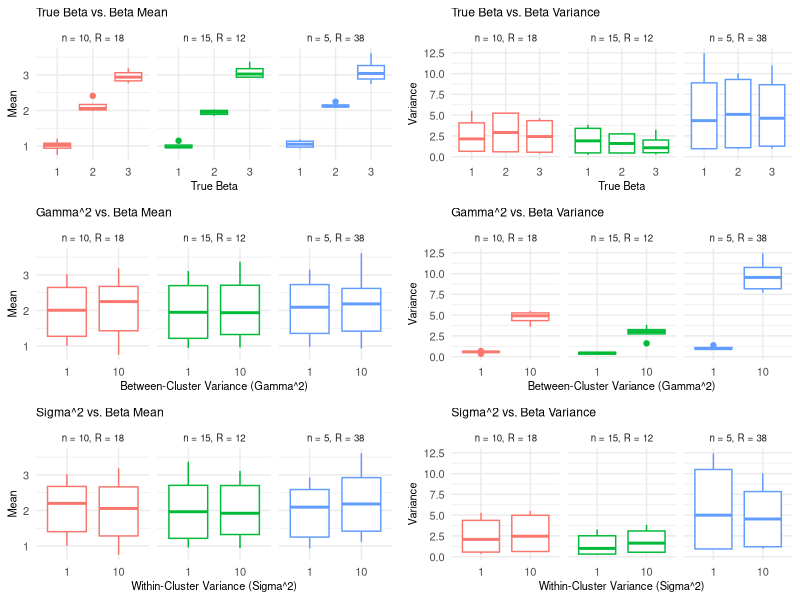
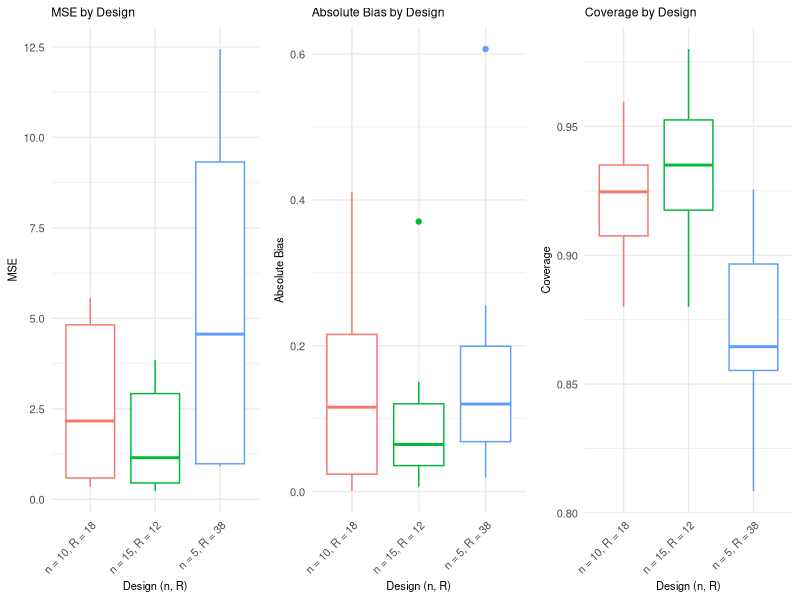
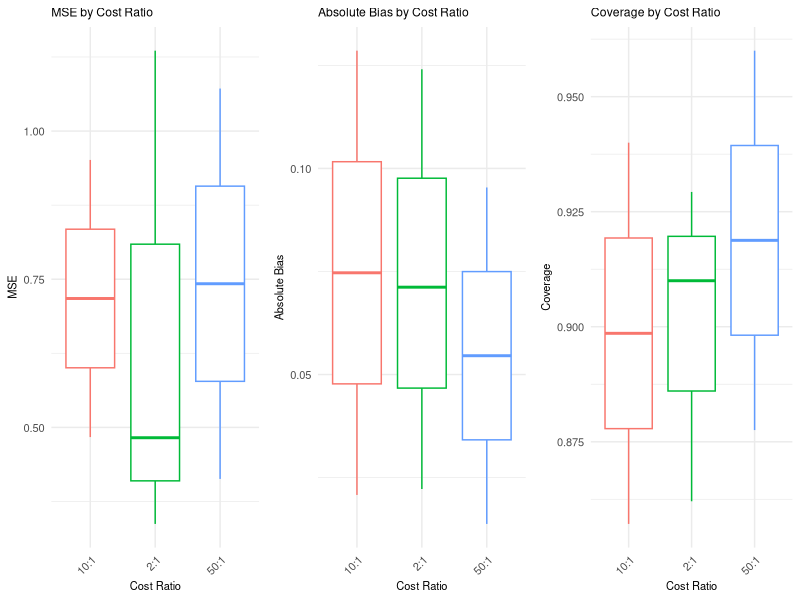
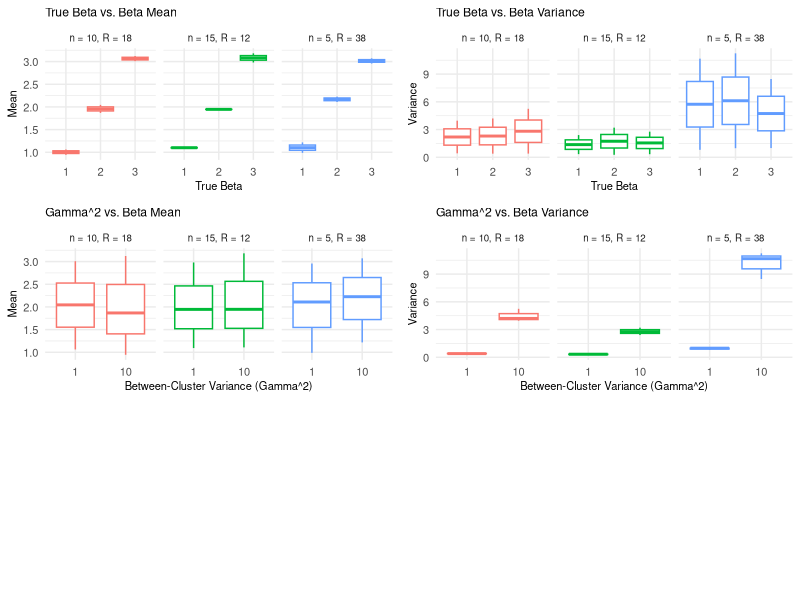
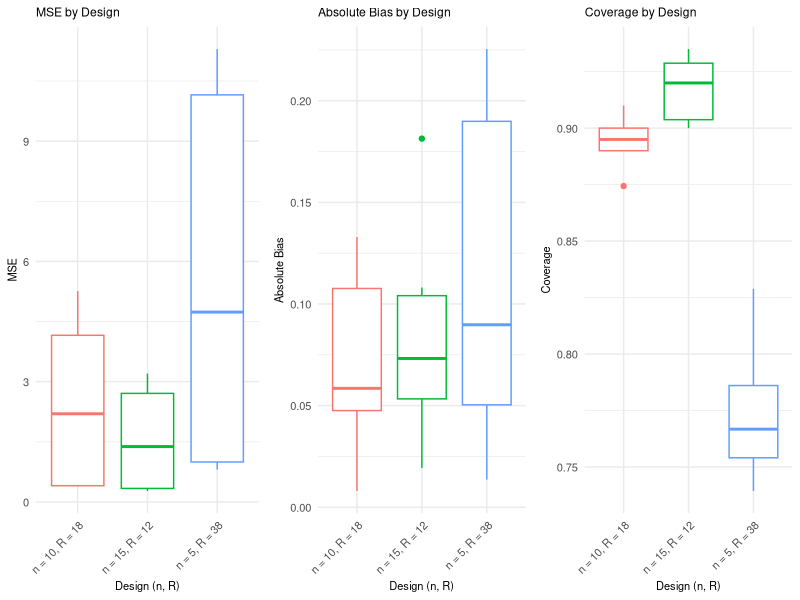
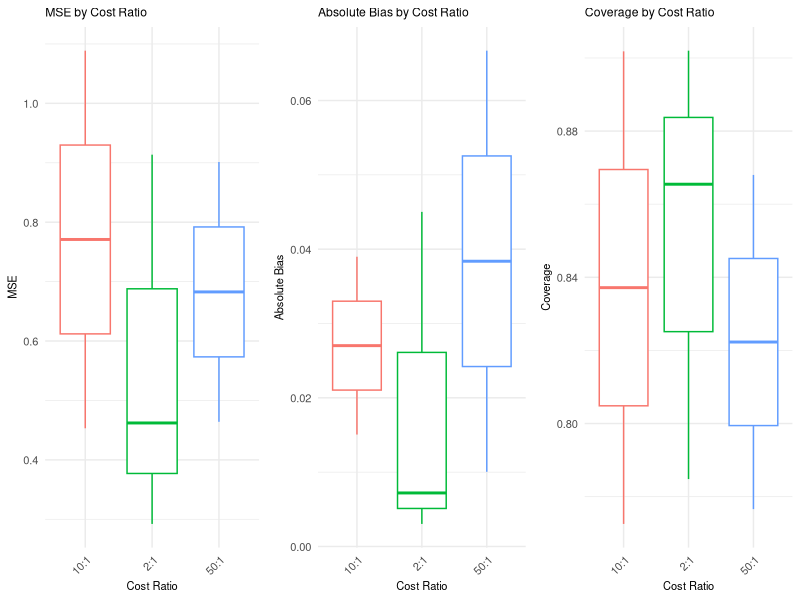

Here is the R script that generated these plots, in order:
## ---- chunk 1
#| label: setup
#| include: false

# Load libraries
library(readr)
library(tidyverse)
library(knitr)
library(tidyr)   
library(dplyr)    
library(kableExtra)
library(gridExtra) # For grid arrange
library(ggpubr)
library(lme4) # For lmer

th <- theme(plot.title = element_text(size = 8.8),       
            axis.title.x = element_text(size = 8),                
            axis.title.y = element_text(size = 8),               
            axis.text.x = element_text(size = 8),               
            axis.text.y = element_text(size = 8),  
            legend.position = "bottom",
            legend.justification = "center",
            legend.box = "horizontal",
            legend.title = element_text(size = 6),              
            legend.text = element_text(size = 6),
            legend.key.size = unit(0.3, 'cm'),
            strip.text.x = element_text(size = 7)
            )
## ---- chunk 2
simulation_results <- read_csv("outputs/normal_varied_parameter.csv")

head(simulation_results, 3) %>% 
  kable(booktabs = TRUE, digits = 3, caption = "Head of Generated Data") %>%
  kableExtra::kable_styling(font_size = 7,
                            latex_options = c("repeat_header", "HOLD_position")
                            )
## ---- chunk 3
results <- simulation_results %>%
  group_by(beta, gamma2, sigma2, n_clusters, R_per_cluster) %>%
  summarize(
    mean_beta = mean(estimated_beta, na.rm = TRUE),
    Variance = var(estimated_beta, na.rm = TRUE),
    Coverage = mean(beta >= lower_confint & beta <= upper_confint, , na.rm = TRUE)
  ) %>%
  mutate(
    Abs.Bias = abs(mean_beta - beta),
    MSE = Abs.Bias^2 + Variance,
  ) %>%
  mutate(
    group = case_when(
      n_clusters == 15 & R_per_cluster == 12 ~ "n = 15, R = 12",
      n_clusters == 10 & R_per_cluster == 18 ~ "n = 10, R = 18",
      n_clusters == 5 & R_per_cluster == 38 ~ "n = 5, R = 38",
    )
    
  )

## ---- chunk 4

# Vary beta while fixing other parameters
vary_beta <- results %>%
  filter(gamma2 == 1, sigma2 == 1, n_clusters == 15, R_per_cluster == 12)

vary_beta[,c(1,6:10)] %>% 
  kable(booktabs = TRUE, digits = 3, caption = "Varying Beta (gamma=1, sigma=2, n=15, R=12)", 
        col.names = c("True Beta", "Beta Estimate Mean", "Variance",
                      "Coverage", "Absolute Bias", "MSE")
          ) %>%
  kableExtra::kable_styling(font_size = 9,
                            latex_options = c("repeat_header", "HOLD_position")
                            )

# Vary gamma2 while fixing other parameters
vary_gamma2 <- results %>%
  filter(beta == 1, sigma2 == 1, n_clusters == 15, R_per_cluster == 12)

vary_gamma2[c(2,6:10)] %>% 
  kable(booktabs = TRUE, digits = 3, caption = "Varying gamma (Beta=1, sigma=1, n=15, R=12)", 
        col.names = c("Gamma^2", "Beta Estimate Mean", "Variance",
                      "Coverage", "Absolute Bias", "MSE")
          ) %>%
  kableExtra::kable_styling(font_size = 9,
                            latex_options = c("repeat_header", "HOLD_position")
                            )

# Vary sigma2 while fixing other parameters
vary_sigma2 <- results %>%
  filter(beta == 1, gamma2 == 1, n_clusters == 15, R_per_cluster == 12) 

vary_sigma2[c(3,6:10)] %>% 
  kable(booktabs = TRUE, digits = 3, caption = "Varying sigma (Beta=1, gamma=1, n=15, R=12)", 
        col.names = c("Sigma^2", "Beta Estimate Mean", "Variance",
                      "Coverage", "Absolute Bias", "MSE")
          ) %>%
  kableExtra::kable_styling(font_size = 9,
                            latex_options = c("repeat_header", "HOLD_position")
                            )
## ---- chunk 5
#| fig-cap: Results from Normal Distrbution - Varying Parameters


# Beta vs. Beta estimate mean
a <- ggplot(results, aes(x = factor(beta), y = mean_beta, color = group)) +
  geom_boxplot() +
  facet_wrap(~ group , ncol = 3) +
  labs(
    title = "True Beta vs. Beta Mean",
    x = "True Beta",
    y = "Mean",
    color = "Cluster Design"
  ) +
  theme_minimal() + th

# Beta vs. Beta estimate variance
b <- ggplot(results, aes(x = factor(beta), y = Variance, color = group)) +
  geom_boxplot() +
  facet_wrap(~ group , ncol = 3) +
  labs(
    title = "True Beta vs. Beta Variance",
    x = "True Beta",
    y = "Variance",
    color = "Cluster Design"
  ) +
  theme_minimal() + th

# Gamma vs. Beta estimate mean
c <- ggplot(results, aes(x = factor(gamma2), y = mean_beta, color = group)) +
  geom_boxplot() +
  facet_wrap(~ group, ncol = 3) +
  labs(
    title = "Gamma^2 vs. Beta Mean",
    x = "Between-Cluster Variance (Gamma^2)",
    y = "Mean",
    color = "Cluster Design"
  ) +
  theme_minimal() + th

# Gamma vs. Beta estimate variance
d <- ggplot(results, aes(x = factor(gamma2), y = Variance, color = group)) +
  geom_boxplot() +
  facet_wrap(~ group , ncol = 3) +
  labs(
    title = "Gamma^2 vs. Beta Variance",
    x = "Between-Cluster Variance (Gamma^2)",
    y = "Variance",
    color = "Cluster Design"
  ) +
  theme_minimal() + th

# Sigma vs. Beta estimate mean
e <- ggplot(results, aes(x = factor(sigma2), y = mean_beta, color = group)) +
  geom_boxplot() +
  facet_wrap(~ group, ncol = 3) +
  labs(
    title = "Sigma^2 vs. Beta Mean",
    x = "Within-Cluster Variance (Sigma^2)",
    y = "Mean",
    color = "Cluster Design"
  ) +
  theme_minimal() + th

# Sigma vs. Beta estimate variance
f <- ggplot(results, aes(x = factor(sigma2), y = Variance, color = group)) +
  geom_boxplot() +
  facet_wrap(~ group , ncol = 3) +
  labs(
    title = "Sigma^2 vs. Beta Variance",
    x = "Within-Cluster Variance (Sigma^2)",
    y = "Variance",
    color = "Cluster Design"
  ) +
  theme_minimal() + th

ggarrange(a, b, c, d, e, f, ncol = 2, nrow = 3, legend = "none")
## ---- chunk 6
#| fig-cap: Normal - Performance Metrics by Cluster Design
#| 
a <- ggplot(results, aes(x = group, y = MSE, color = group)) +
    geom_boxplot()+
    labs(
        title = "MSE by Design",
        x = "Design (n, R)",
        y = "MSE"
    ) +
    theme_minimal() + th +
    theme(axis.text.x = element_text(angle = 45, hjust = 1))

b <- ggplot(results, aes(x = group, y = Abs.Bias, color = group)) +
    geom_boxplot()+
    labs(
        title = "Absolute Bias by Design",
        x = "Design (n, R)",
        y = "Absolute Bias"
    ) +
    theme_minimal() + th + 
    theme(axis.text.x = element_text(angle = 45, hjust = 1))

c <- ggplot(results, aes(x = group, y = Coverage, color = group)) +
    geom_boxplot()+
    labs(
        title = "Coverage by Design",
        x = "Design (n, R)",
        y = "Coverage"
    ) +
    theme_minimal() + th +
    theme(axis.text.x = element_text(angle = 45, hjust = 1))

ggarrange(a, b, c, ncol = 3, legend = "none")

## ---- chunk 7
cluster_designs <- read_csv("outputs/all_designs.csv")

cluster_designs %>% 
  kable(booktabs = TRUE, digits = 3, caption = "Cluster Designs") %>%
  kableExtra::kable_styling(font_size = 9,
                            latex_options = c("repeat_header", "HOLD_position")
                            )
## ---- chunk 8
simulation_results2 <- read_csv("outputs/normal_varied_cost.csv")

results2 <- simulation_results2 %>%
  group_by(beta, gamma2, sigma2, n_clusters, R_per_cluster, ratio) %>%
  summarize(
    mean_beta = mean(estimated_beta, na.rm = TRUE),
    Variance = var(estimated_beta, na.rm = TRUE),
    Coverage = mean(beta >= lower_confint & beta <= upper_confint, , na.rm = TRUE)
  ) %>%
  mutate(
    Abs.Bias = abs(mean_beta - beta),
    MSE = Abs.Bias^2 + Variance,
  )

## ---- chunk 9
#| fig-cap: Normal - Performance Metrics by Varying Cost Ratio
#| 
a <- ggplot(results2, aes(x = ratio, y = MSE, color = ratio)) +
    geom_boxplot()+
    labs(
        title = "MSE by Cost Ratio",
        x = "Cost Ratio",
        y = "MSE"
    ) +
    theme_minimal() + th +
    theme(axis.text.x = element_text(angle = 45, hjust = 1))

b <- ggplot(results2, aes(x = ratio, y = Abs.Bias, color = ratio)) +
    geom_boxplot()+
    labs(
        title = "Absolute Bias by Cost Ratio",
        x = "Cost Ratio",
        y = "Absolute Bias"
    ) +
    theme_minimal() + th +
    theme(axis.text.x = element_text(angle = 45, hjust = 1))

c <- ggplot(results2, aes(x = ratio, y = Coverage, color = ratio)) +
    geom_boxplot()+
    labs(
        title = "Coverage by Cost Ratio",
        x = "Cost Ratio",
        y = "Coverage"
    ) +
    theme_minimal() + th +
    theme(axis.text.x = element_text(angle = 45, hjust = 1))

ggarrange(a, b, c, ncol = 3, legend = "none")

## ---- chunk 10
simulation_results3.1 <- read_csv("outputs/poisson_varied_parameter.csv")

results3.1 <- simulation_results3.1 %>%
  group_by(beta, gamma2, n_clusters, R_per_cluster) %>%
  summarize(
    mean_beta = mean(estimated_beta, na.rm = TRUE),
    Variance = var(estimated_beta, na.rm = TRUE),
    Coverage = mean(beta >= lower_confint & beta <= upper_confint, , na.rm = TRUE)
  ) %>%
  mutate(
    Abs.Bias = abs(mean_beta - beta),
    MSE = Abs.Bias^2 + Variance,
  ) %>%
  mutate(
    group = case_when(
      n_clusters == 15 & R_per_cluster == 12 ~ "n = 15, R = 12",
      n_clusters == 10 & R_per_cluster == 18 ~ "n = 10, R = 18",
      n_clusters == 5 & R_per_cluster == 38 ~ "n = 5, R = 38",
    )

  )
## ---- chunk 11

# Vary beta while fixing other parameters
vary_beta <- results3.1 %>%
  filter(gamma2 == 1, n_clusters == 15, R_per_cluster == 12)

vary_beta[,c(1,6:10)] %>% 
  kable(booktabs = TRUE, digits = 3, caption = "Varying Beta (gamma=1, n=15, R=12)", 
        col.names = c("True Beta", "Beta Estimate Mean", "Variance",
                      "Coverage", "Absolute Bias", "MSE")
          ) %>%
  kableExtra::kable_styling(font_size = 9,
                            latex_options = c("repeat_header", "HOLD_position")
                            )

# Vary gamma2 while fixing other parameters
vary_gamma2 <- results3.1 %>%
  filter(beta == 1, n_clusters == 15, R_per_cluster == 12)

vary_gamma2[c(2,6:10)] %>% 
  kable(booktabs = TRUE, digits = 3, caption = "Varying gamma (Beta=1, n=15, R=12)", 
        col.names = c("Gamma^2", "Beta Estimate Mean", "Variance",
                      "Coverage", "Absolute Bias", "MSE")
          ) %>%
  kableExtra::kable_styling(font_size = 9,
                            latex_options = c("repeat_header", "HOLD_position")
                            )
## ---- chunk 12
#| fig-cap: Results from Poisson Distrbution - Varying Parameters
#| 
# Beta vs. Beta estimate mean
a <- ggplot(results3.1, aes(x = factor(beta), y = mean_beta, color = group)) +
  geom_boxplot() +
  facet_wrap(~ group , ncol = 3) +
  labs(
    title = "True Beta vs. Beta Mean",
    x = "True Beta",
    y = "Mean",
    color = "Cluster Design"
  ) +
  theme_minimal() + th

# Beta vs. Beta estimate variance
b <- ggplot(results3.1, aes(x = factor(beta), y = Variance, color = group)) +
  geom_boxplot() +
  facet_wrap(~ group , ncol = 3) +
  labs(
    title = "True Beta vs. Beta Variance",
    x = "True Beta",
    y = "Variance",
    color = "Cluster Design"
  ) +
  theme_minimal() + th

# Gamma vs. Beta estimate mean
c <- ggplot(results3.1, aes(x = factor(gamma2), y = mean_beta, color = group)) +
  geom_boxplot() +
  facet_wrap(~ group, ncol = 3) +
  labs(
    title = "Gamma^2 vs. Beta Mean",
    x = "Between-Cluster Variance (Gamma^2)",
    y = "Mean",
    color = "Cluster Design"
  ) +
  theme_minimal() + th

# Gamma vs. Beta estimate variance
d <- ggplot(results3.1, aes(x = factor(gamma2), y = Variance, color = group)) +
  geom_boxplot() +
  facet_wrap(~ group , ncol = 3) +
  labs(
    title = "Gamma^2 vs. Beta Variance",
    x = "Between-Cluster Variance (Gamma^2)",
    y = "Variance",
    color = "Cluster Design"
  ) +
  theme_minimal() + th

ggarrange(a, b, c, d, ncol = 2, nrow = 3, legend = "none")
## ---- chunk 13
#| fig-cap: Poisson - Performance Metrics by Cluster Design
#| 
a <- ggplot(results3.1, aes(x = group, y = MSE, color = group)) +
    geom_boxplot()+
    labs(
        title = "MSE by Design",
        x = "Design (n, R)",
        y = "MSE"
    ) +
    theme_minimal() + th +
    theme(axis.text.x = element_text(angle = 45, hjust = 1))

b <- ggplot(results3.1, aes(x = group, y = Abs.Bias, color = group)) +
    geom_boxplot()+
    labs(
        title = "Absolute Bias by Design",
        x = "Design (n, R)",
        y = "Absolute Bias"
    ) +
    theme_minimal() + th + 
    theme(axis.text.x = element_text(angle = 45, hjust = 1))

c <- ggplot(results3.1, aes(x = group, y = Coverage, color = group)) +
    geom_boxplot()+
    labs(
        title = "Coverage by Design",
        x = "Design (n, R)",
        y = "Coverage"
    ) +
    theme_minimal() + th +
    theme(axis.text.x = element_text(angle = 45, hjust = 1))

ggarrange(a, b, c, ncol = 3, legend = "none")

## ---- chunk 14
simulation_results3.2 <- read_csv("outputs/poisson_varied_cost.csv")

results3.2 <- simulation_results3.2 %>%
  group_by(beta, gamma2, n_clusters, R_per_cluster, ratio) %>%
  summarize(
    mean_beta = mean(estimated_beta, na.rm = TRUE),
    Variance = var(estimated_beta, na.rm = TRUE),
    Coverage = mean(beta >= lower_confint & beta <= upper_confint, , na.rm = TRUE)
  ) %>%
  mutate(
    Abs.Bias = abs(mean_beta - beta),
    MSE = Abs.Bias^2 + Variance,
  )
## ---- chunk 15
#| fig-cap: Poisson - Performance Metrics by Varying Cost Ratio
#| 
a <- ggplot(results3.2, aes(x = ratio, y = MSE, color = ratio)) +
    geom_boxplot()+
    labs(
        title = "MSE by Cost Ratio",
        x = "Cost Ratio",
        y = "MSE"
    ) +
    theme_minimal() + th +
    theme(axis.text.x = element_text(angle = 45, hjust = 1))

b <- ggplot(results3.2, aes(x = ratio, y = Abs.Bias, color = ratio)) +
    geom_boxplot()+
    labs(
        title = "Absolute Bias by Cost Ratio",
        x = "Cost Ratio",
        y = "Absolute Bias"
    ) +
    theme_minimal() + th +
    theme(axis.text.x = element_text(angle = 45, hjust = 1))

c <- ggplot(results3.2, aes(x = ratio, y = Coverage, color = ratio)) +
    geom_boxplot()+
    labs(
        title = "Coverage by Cost Ratio",
        x = "Cost Ratio",
        y = "Coverage"
    ) +
    theme_minimal() + th +
    theme(axis.text.x = element_text(angle = 45, hjust = 1))

ggarrange(a, b, c, ncol = 3, legend = "none")
